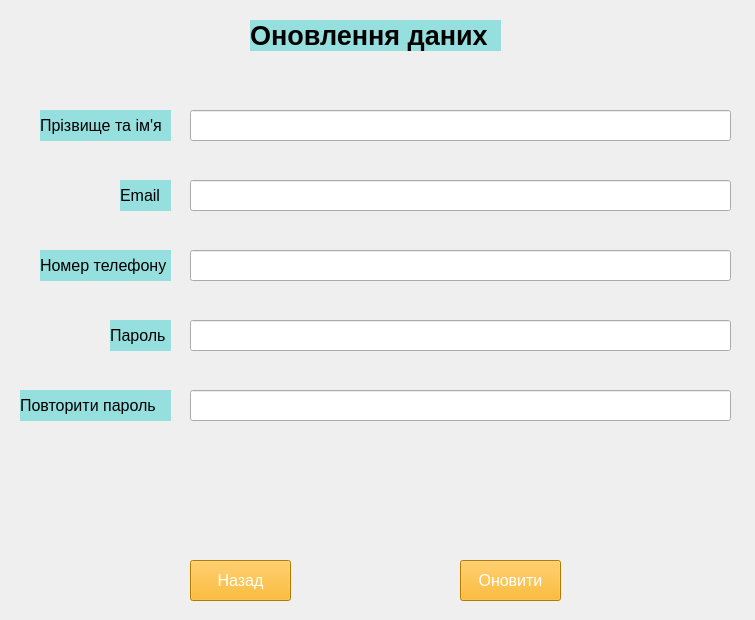
<?xml version="1.0" encoding="UTF-8"?>
<ui version="4.0">
 <class>MainWindow</class>
 <widget class="QMainWindow" name="MainWindow">
  <property name="geometry">
   <rect>
    <x>0</x>
    <y>0</y>
    <width>755</width>
    <height>620</height>
   </rect>
  </property>
  <property name="windowTitle">
   <string>Оновлення даних</string>
  </property>
  <widget class="QWidget" name="centralwidget">
   <widget class="QLabel" name="label">
    <property name="geometry">
     <rect>
      <x>0</x>
      <y>0</y>
      <width>755</width>
      <height>620</height>
     </rect>
    </property>
    <property name="text">
     <string/>
    </property>
    <property name="pixmap">
     <pixmap>4a7eaeae52140c9205af389cc1e2c7b7-Enhanced-transformed (4).jpeg</pixmap>
    </property>
   </widget>
   <widget class="QLabel" name="label_2">
    <property name="geometry">
     <rect>
      <x>250</x>
      <y>20</y>
      <width>251</width>
      <height>31</height>
     </rect>
    </property>
    <property name="font">
     <font>
      <pointsize>20</pointsize>
      <weight>75</weight>
      <bold>true</bold>
     </font>
    </property>
    <property name="styleSheet">
     <string notr="true">background-color: rgb(149, 223, 223);</string>
    </property>
    <property name="text">
     <string>Оновлення даних</string>
    </property>
   </widget>
   <widget class="QPushButton" name="admin_back">
    <property name="geometry">
     <rect>
      <x>190</x>
      <y>560</y>
      <width>101</width>
      <height>41</height>
     </rect>
    </property>
    <property name="font">
     <font>
      <pointsize>12</pointsize>
     </font>
    </property>
    <property name="styleSheet">
     <string notr="true">background-color: rgb(255, 170, 0);
color: rgb(255, 255, 255);</string>
    </property>
    <property name="text">
     <string>Назад</string>
    </property>
   </widget>
   <widget class="QPushButton" name="admin_upd">
    <property name="geometry">
     <rect>
      <x>460</x>
      <y>560</y>
      <width>101</width>
      <height>41</height>
     </rect>
    </property>
    <property name="font">
     <font>
      <pointsize>12</pointsize>
     </font>
    </property>
    <property name="styleSheet">
     <string notr="true">background-color: rgb(255, 170, 0);
color: rgb(255, 255, 255);</string>
    </property>
    <property name="text">
     <string>Оновити</string>
    </property>
   </widget>
   <widget class="QLineEdit" name="lineEdit_5_rep_pass_admin">
    <property name="geometry">
     <rect>
      <x>190</x>
      <y>390</y>
      <width>541</width>
      <height>31</height>
     </rect>
    </property>
   </widget>
   <widget class="QLineEdit" name="lineEdit_3_ph_num_admin">
    <property name="geometry">
     <rect>
      <x>190</x>
      <y>250</y>
      <width>541</width>
      <height>31</height>
     </rect>
    </property>
   </widget>
   <widget class="QLabel" name="label_full_name">
    <property name="geometry">
     <rect>
      <x>40</x>
      <y>110</y>
      <width>131</width>
      <height>31</height>
     </rect>
    </property>
    <property name="font">
     <font>
      <pointsize>12</pointsize>
      <weight>50</weight>
      <bold>false</bold>
     </font>
    </property>
    <property name="toolTip">
     <string>&lt;html&gt;&lt;head/&gt;&lt;body&gt;&lt;p align=&quot;center&quot;&gt;&lt;br/&gt;&lt;/p&gt;&lt;/body&gt;&lt;/html&gt;</string>
    </property>
    <property name="styleSheet">
     <string notr="true">background-color: rgb(149, 223, 223);</string>
    </property>
    <property name="text">
     <string>Прізвище та ім'я</string>
    </property>
    <property name="margin">
     <number>3</number>
    </property>
   </widget>
   <widget class="QLineEdit" name="lineEdit_2_email_admin">
    <property name="geometry">
     <rect>
      <x>190</x>
      <y>180</y>
      <width>541</width>
      <height>31</height>
     </rect>
    </property>
   </widget>
   <widget class="QLineEdit" name="lineEdit_4_pass_admin">
    <property name="geometry">
     <rect>
      <x>190</x>
      <y>320</y>
      <width>541</width>
      <height>31</height>
     </rect>
    </property>
   </widget>
   <widget class="QLabel" name="label_num_ph">
    <property name="geometry">
     <rect>
      <x>40</x>
      <y>250</y>
      <width>131</width>
      <height>31</height>
     </rect>
    </property>
    <property name="font">
     <font>
      <pointsize>12</pointsize>
      <weight>50</weight>
      <bold>false</bold>
     </font>
    </property>
    <property name="toolTip">
     <string>&lt;html&gt;&lt;head/&gt;&lt;body&gt;&lt;p align=&quot;center&quot;&gt;&lt;br/&gt;&lt;/p&gt;&lt;/body&gt;&lt;/html&gt;</string>
    </property>
    <property name="styleSheet">
     <string notr="true">background-color: rgb(149, 223, 223);</string>
    </property>
    <property name="text">
     <string>Номер телефону</string>
    </property>
    <property name="margin">
     <number>3</number>
    </property>
   </widget>
   <widget class="QLabel" name="label_pass">
    <property name="geometry">
     <rect>
      <x>110</x>
      <y>320</y>
      <width>61</width>
      <height>31</height>
     </rect>
    </property>
    <property name="font">
     <font>
      <pointsize>12</pointsize>
      <weight>50</weight>
      <bold>false</bold>
     </font>
    </property>
    <property name="toolTip">
     <string>&lt;html&gt;&lt;head/&gt;&lt;body&gt;&lt;p align=&quot;center&quot;&gt;&lt;br/&gt;&lt;/p&gt;&lt;/body&gt;&lt;/html&gt;</string>
    </property>
    <property name="styleSheet">
     <string notr="true">background-color: rgb(149, 223, 223);</string>
    </property>
    <property name="text">
     <string>Пароль</string>
    </property>
    <property name="margin">
     <number>3</number>
    </property>
   </widget>
   <widget class="QLineEdit" name="lineEdit_fullname_admin">
    <property name="geometry">
     <rect>
      <x>190</x>
      <y>110</y>
      <width>541</width>
      <height>31</height>
     </rect>
    </property>
   </widget>
   <widget class="QLabel" name="label_email">
    <property name="geometry">
     <rect>
      <x>120</x>
      <y>180</y>
      <width>51</width>
      <height>31</height>
     </rect>
    </property>
    <property name="font">
     <font>
      <pointsize>12</pointsize>
      <weight>50</weight>
      <bold>false</bold>
     </font>
    </property>
    <property name="toolTip">
     <string>&lt;html&gt;&lt;head/&gt;&lt;body&gt;&lt;p align=&quot;center&quot;&gt;&lt;br/&gt;&lt;/p&gt;&lt;/body&gt;&lt;/html&gt;</string>
    </property>
    <property name="styleSheet">
     <string notr="true">background-color: rgb(149, 223, 223);</string>
    </property>
    <property name="text">
     <string>Email</string>
    </property>
    <property name="margin">
     <number>3</number>
    </property>
   </widget>
   <widget class="QLabel" name="label_repeat_pass">
    <property name="geometry">
     <rect>
      <x>20</x>
      <y>390</y>
      <width>151</width>
      <height>31</height>
     </rect>
    </property>
    <property name="font">
     <font>
      <pointsize>12</pointsize>
      <weight>50</weight>
      <bold>false</bold>
     </font>
    </property>
    <property name="toolTip">
     <string>&lt;html&gt;&lt;head/&gt;&lt;body&gt;&lt;p align=&quot;center&quot;&gt;&lt;br/&gt;&lt;/p&gt;&lt;/body&gt;&lt;/html&gt;</string>
    </property>
    <property name="styleSheet">
     <string notr="true">background-color: rgb(149, 223, 223);</string>
    </property>
    <property name="text">
     <string>Повторити пароль</string>
    </property>
    <property name="margin">
     <number>3</number>
    </property>
   </widget>
  </widget>
 </widget>
 <resources/>
 <connections/>
</ui>
